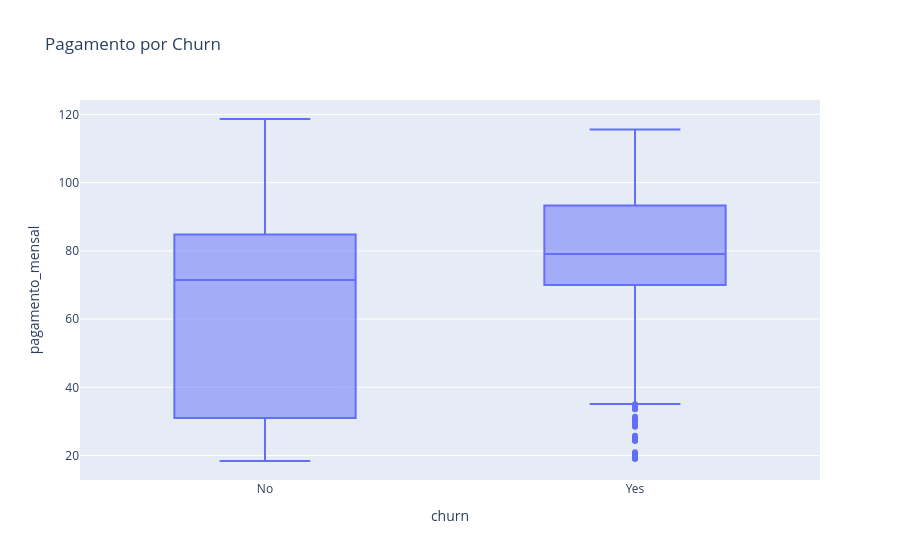

The code cell stored with this chart in its notebook:
### Code cell
fig = px.box(
    df,
    x='churn',
    y='pagamento_mensal',
    title='Pagamento por Churn'
)

fig.show()

### Figure 1 — Plotly figure (JSON) as saved in the notebook; plotly's stock layout.template omitted (floating-point values rounded to 4 significant figures; data arrays with more than 128 entries replaced by an {"elided": "..."} marker saying what was removed)
{"data": [{"alignmentgroup": "True", "hovertemplate": "churn=%{x}<br>pagamento_mensal=%{y}<extra></extra>", "legendgroup": "", "marker": {"color": "#636efa"}, "name": "", "notched": false, "offsetgroup": "", "orientation": "v", "showlegend": false, "type": "box", "x": {"elided": "2488 str values"}, "x0": " ", "xaxis": "x", "y": {"elided": "2488 float values"}, "y0": " ", "yaxis": "y"}], "layout": {"boxmode": "group", "legend": {"tracegroupgap": 0}, "title": {"text": "Pagamento por Churn"}, "xaxis": {"anchor": "y", "domain": [0, 1], "title": {"text": "churn"}}, "yaxis": {"anchor": "x", "domain": [0, 1], "title": {"text": "pagamento_mensal"}}}}
